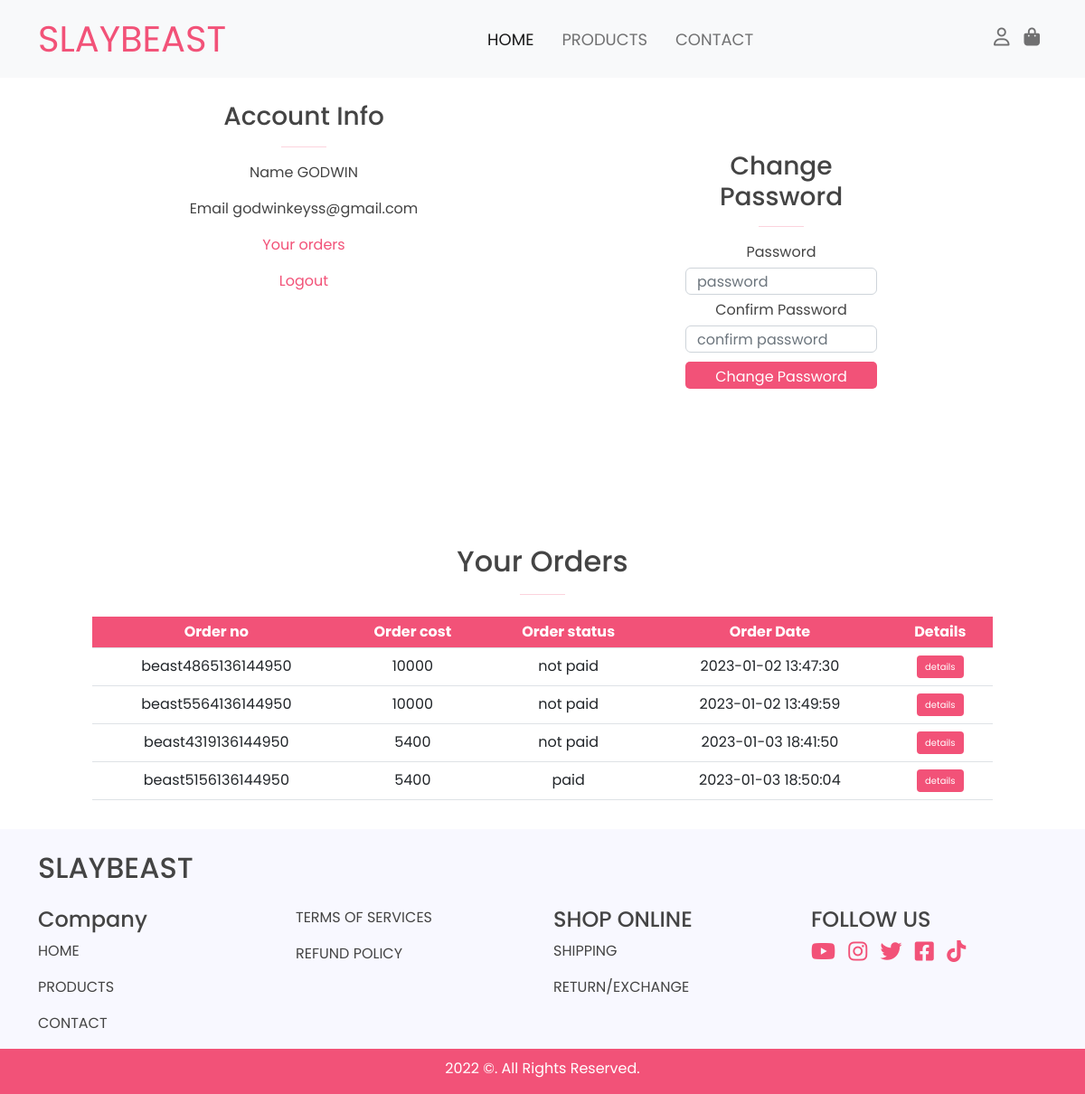
The app's page /accounts.php (signed in) with its own data.
### tables this page shows
CREATE TABLE `orders` (
  `order_id` int(11) NOT NULL,
  `order_cost` int(11) NOT NULL,
  `order_status` varchar(100) NOT NULL DEFAULT 'not paid',
  `user_id` int(11) NOT NULL,
  `tracking_id` varchar(100) NOT NULL,
  `email` varchar(255) NOT NULL,
  `country` varchar(100) NOT NULL,
  `first_name` varchar(255) NOT NULL,
  `last_name` varchar(255) NOT NULL,
  `phone` varchar(15) NOT NULL,
  `address` varchar(255) NOT NULL,
  `postal` int(11) NOT NULL,
  `state` varchar(255) DEFAULT NULL,
  `city` varchar(255) NOT NULL,
  `order_date` timestamp NOT NULL DEFAULT current_timestamp()
);

### accounts.php (the view, shortened to what this page needs)
<?php  include('./inc/header.php')  ?>
<?php
include('./server/connection.php');
if(isset($_SESSION['logged_in'])){
    $user_id = $_SESSION['user_id'];
    $stmt =$pdo->prepare("SELECT * FROM orders WHERE user_id=:user_id");
    $stmt->bindValue(':user_id',$user_id);
    $stmt->execute();
    $orders =$stmt->fetchAll(PDO::FETCH_ASSOC);
}
?>
<section class="orders my-5 py-5">
   <div class="container">
    <div class="row">
        <div class="col-lg-6 col-md-12 col-sm-12 mx-auto">
            <div class="text-center mt-3">
            <h3 class="font-weight-bold">Account Info</h3>
            <hr class="mx-auto account-hr">
        <p>Name <span><?php if(isset($_SESSION['first_name'])) { echo $_SESSION['first_name']; }?></span></p>
                <p>Email <span><?php if(isset($_SESSION['user_email'])) { echo $_SESSION['user_email'];} ?></span></p>
                <p><a href="#orders" id="orders-btn" class="orders-btn">Your orders</a></p>
                <p><a href="account.php?logout=1" id="logout-btn">Logout</a></p>
        </div>
        </div>
        <div class="col-lg-6 col-md-12 col-sm-12">
        <form action="account.php"method="POST"id="account-form">
                <h3 class="text-center">Change Password</h3>
                <hr class="mx-auto account-hr">
                <div class="form-group">
                    <label for="">Password</label>
                    <input type="password" class="form-control" id="account-password" placeholder="password" name="password" required>
                </div>
                <div class="form-group">
                    <label for="">Confirm Password</label>
                    <input type="password" class="form-control" id="account-password-confirm" placeholder="confirm password" name="confirmPassword" required>
                </div>
                <div class="form-group">
                    <input type="submit" value="Change Password" id="change-pass-btn"class="" name="change_password">
                </div>
            </form>
        </div>
    </div>
   </div>
</section>
<section class="orders container my-2 py-2" id="orders" >
        <div class="container mt-2">
          <h2 class="font-weight-bold text-center">Your Orders</h2>
          <hr class="mx-auto account-hr"/>
        </div>
        <div class="row">
          <div class="col-md-12 col-sm-12 table-responsive ">
        <table class="mt-2 pt-2  table">
          <tr>
            <th>Order no</th>
            <th>Order cost</th>
            <th>Order status</th>
            <th>Order Date</th>
            <th>Details</th>
          </tr>
          <?php foreach($orders as $order): ?>
           <tr>
            <td>
              <span><?php echo $order['tracking_id'] ?></span>
            </td>
            <td>
              <span><?php echo $order['order_cost'] ?></span>
            </td>
            <td>
              <span><?php echo $order['order_status'] ?></span>
            </td>
            <td>
              <span><?php echo $order['order_date'] ?></span>
            </td>
            <td>
              <form action="order_details.php"method="POST">
                <input type="submit" class="btn order-details-btn btn-sm" value="details" name="order_details_btn" style="font-size:10px;">
              </form>
            </td>
          </tr>
          <?php endforeach; ?>
        </table>
        </div>
          </div>
  </section>
  <?php  include('./inc/footer.php')  ?>

### css/style3.css (style rules this page uses)
* { margin: 0; padding: 0; box-sizing: border-box; }
a { text-decoration: none; color:#444; }
:root { --main-color: #f25278; --text-color:#444; }
body { color:var(--text-color); font-family: 'Poppins', sans-serif; width: 100%; min-height: 100vh; }
.orders { padding: 0px 6%; }
.account-hr { width: 50px; font-weight: bold; color:var(--main-color); }
#account-form { width: 50%; margin: 35px auto; text-align: center; padding: 20px; }
#account-form input { margin: 5px auto; height: 30px; width: 100%; }
#change-pass-btn { background:var(--main-color); color:#fff; padding: 5px 20px ; border: none; border-radius: 5px; display: flex; align-items: center; justify-content: center; margin-top: 10px !important; }
#logout-btn,#orders-btn { color: var(--main-color); text-decoration: none; }
.orders table { width: 100%; border-collapse: collapse; }
.orders th { text-align: center; padding: 5px 10px; color:#fff; background: var(--main-color); }
.order-details-btn { font-size: 1.5rem; background: var(--main-color); color:white; }
.orders td { text-align: center; }

### records on screen
orders: tracking "beast4865136144950", order_cost "10000", order_status "not paid", order_date "2023-01-02 13:47:30"
orders: tracking "beast5564136144950", order_cost "10000", order_status "not paid", order_date "2023-01-02 13:49:59"
orders: tracking "beast4319136144950", order_cost "5400", order_status "not paid", order_date "2023-01-03 18:41:50"
orders: tracking "beast5156136144950", order_cost "5400", order_status "paid", order_date "2023-01-03 18:50:04"

### other values on screen
$_SESSION['first_name'] "GODWIN"
$_SESSION['user_email'] "godwinkeyss@gmail.com"
